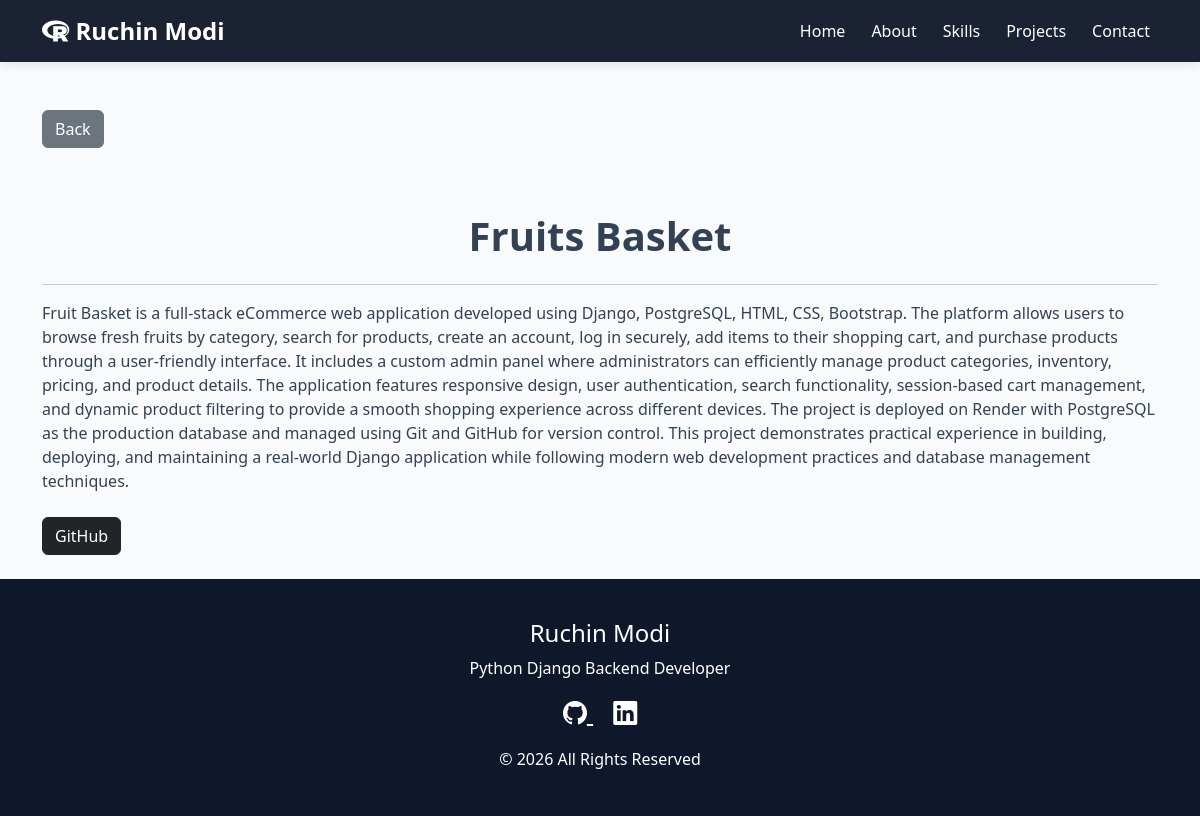
The app's page /project_d/1/, older data.
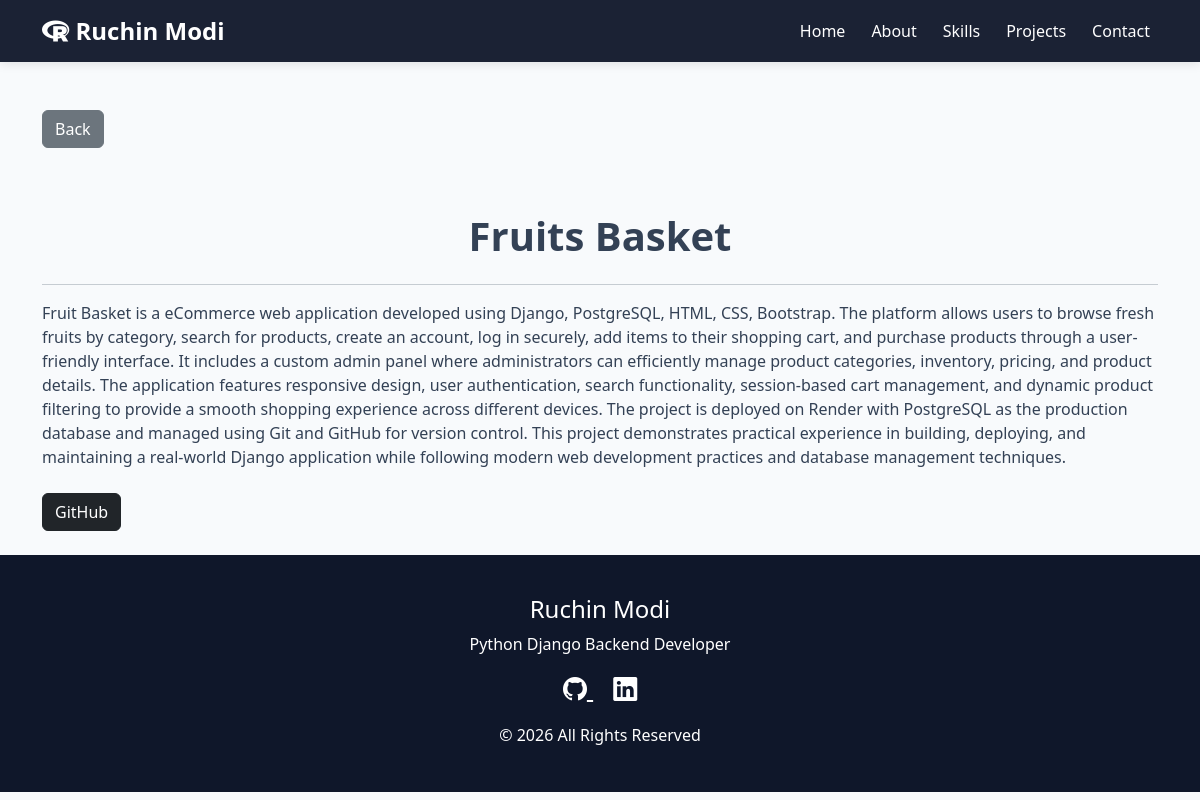
The same page, newer data.
### portfolio/models.py (models this page shows, shortened)
class Project(models.Model):
    title = models.CharField(max_length=200)
    image = CloudinaryField('image')
    short_description = models.TextField()
    full_description = models.TextField()
    github_link = models.URLField(blank=True,null=True)
    live_link = models.URLField(blank=True,null=True)

### portfolio/views.py (the view)
# urls.py: path('project_d/<int:id>/', views.project_d, name='project_d'),
def project_d(request, id):
    project = get_object_or_404(Project,id=id)
    context={
        'project': project
        }
    return render(request,'project_d.html',context)

### portfolio/template/project_d.html (shortened to what this page needs)
{% extends 'nav/base.html'%}
{% load static %}
{% block content %}
<div class="container mt-5">
    <a href="/"
       class="btn btn-secondary mb-3">
       Back
    </a>
    <div class="text-center mb-4">
</div>
        <div class="card-body">
            <h1 class="text-center fw-bold mb-4">
                {{ project.title }}
            </h1>
            <hr>
            <p>
                {{ project.full_description }}
            </p>
           <div class="mt-4 mb-4">
            {% if project.github_link %}
            <a href="{{ project.github_link }}"
            class="btn btn-dark">
            GitHub
        </a>
        {% endif %}
</div>
        </div>
    </div>
{% endblock %}

Row changes from the older to the newer data that the page shows:
changed Project "Fruits Basket": full_description "Fruit Basket is a full-stack eCommerce web application developed…" → "Fruit Basket is a eCommerce web application developed…"
